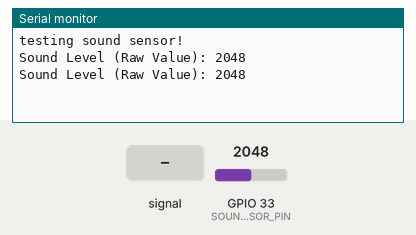
Bench run of a sketch on a simulated ESP32. Shown: the last lines printed to the serial monitor. The test bench sets the inputs (shaded band); at power-on: GPIO 33 (SOUND_SENSOR_PIN) = 2048.

Above: at 2.8 s.
2.9 s: GPIO 33 (SOUND_SENSOR_PIN) fed a 200 Hz sine of ±327 counts around its level
At 5.2 s:
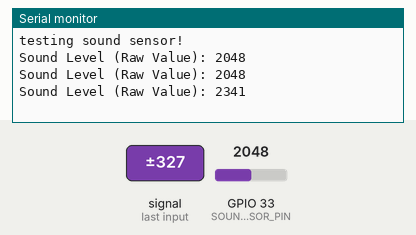
5.6 s: GPIO 33 (SOUND_SENSOR_PIN) set to 2866
At 7.0 s:
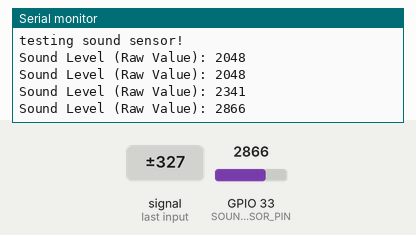
8.3 s: GPIO 33 (SOUND_SENSOR_PIN) fed a 1000 Hz sine of ±1023 counts around its level
At 10.8 s:
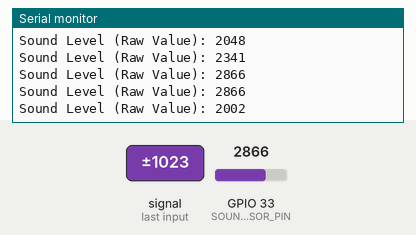
11.0 s: GPIO 33 (SOUND_SENSOR_PIN) set to 3603
At 12.8 s:
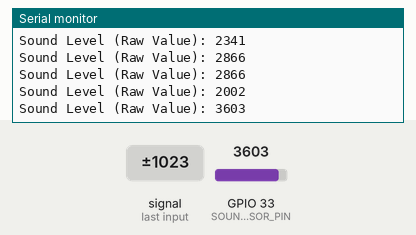
Timing chart, 0 to 14.3 s (numbered marks = the images above; inputs shaded):
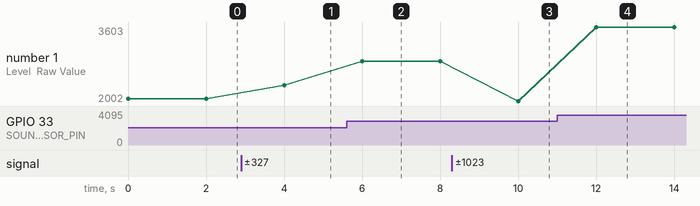

Measured:
- after the input at 2.9 s, the serial monitor: prints a new line after 1.1 s (image 1)
- after the input at 5.6 s, the serial monitor: prints a new line after 0.40 s (image 2)
- after the input at 8.3 s, the serial monitor: prints a new line after 1.7 s (image 3)
- after the input at 11.0 s, the serial monitor: prints a new line after 1.0 s (image 4)
- plotted number 1: 2048 → 2341 after the input at 2.9 s, 2341 → 2866 after the input at 5.6 s, 2866 → 2002 after the input at 8.3 s, 2002 → 3603 after the input at 11.0 s

The sketch:

SoundSensorRawDataPass.ino
```cpp
#define SOUND_SENSOR_PIN 33

void setup() {
  Serial.begin(115200);
  pinMode(SOUND_SENSOR_PIN, INPUT);
  Serial.println("testing sound sensor!");
}

void loop() {

  int soundLevel = analogRead(SOUND_SENSOR_PIN);

  Serial.print("Sound Level (Raw Value): ");
  Serial.println(soundLevel);

  delay(2000);
}
```
